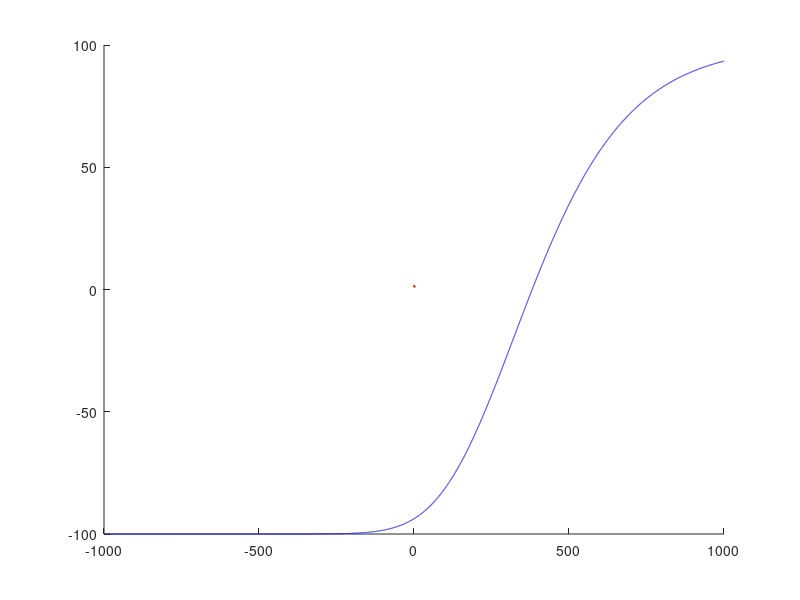

Recreate this plot in MATLAB. (Note: this script raises an error after producing the figure.)
%%%%%% Simple sigmoid function parametrisation
close all;
clf;
clear all; 
C1 =-100;
C2 = 100;



x = -1000:0.1:1000;
gr = 0.5;
v  = 1.0; 

%Boundary = C1+(C2-C1)./(1+exp(-gr*(x-0))).^(1/v);
%Boundary2 = C1+(C2-C1)./(1+exp(-gr*(x-0))).^(1/v);
Boundary3 = C1+(C2-C1)./(1+exp(-0.005*(x-0))).^(1/0.20);


figure(1)
%plot(x,Boundary,'Color','r');
hold on
%plot(x,Boundary2,"Color",'k');
plot(x,Boundary3,'Color','b','LineStyle','-',LineWidth=1.3);
xline(-350)
xline(350)
yline(-800)
yline(-300,LineWidth=1.4)
xline(0)





